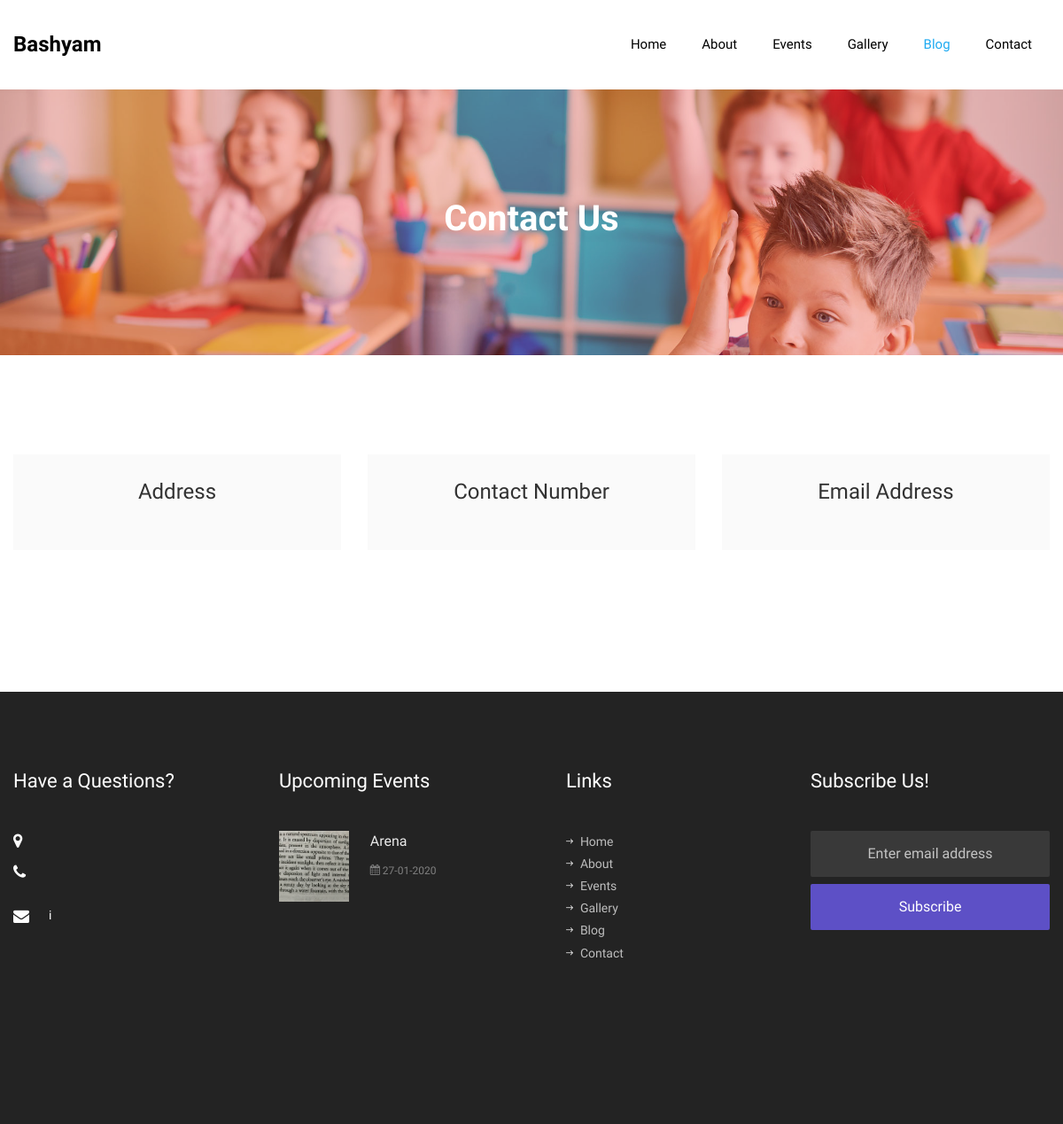
/contact, run on an earlier commit of the app's database.
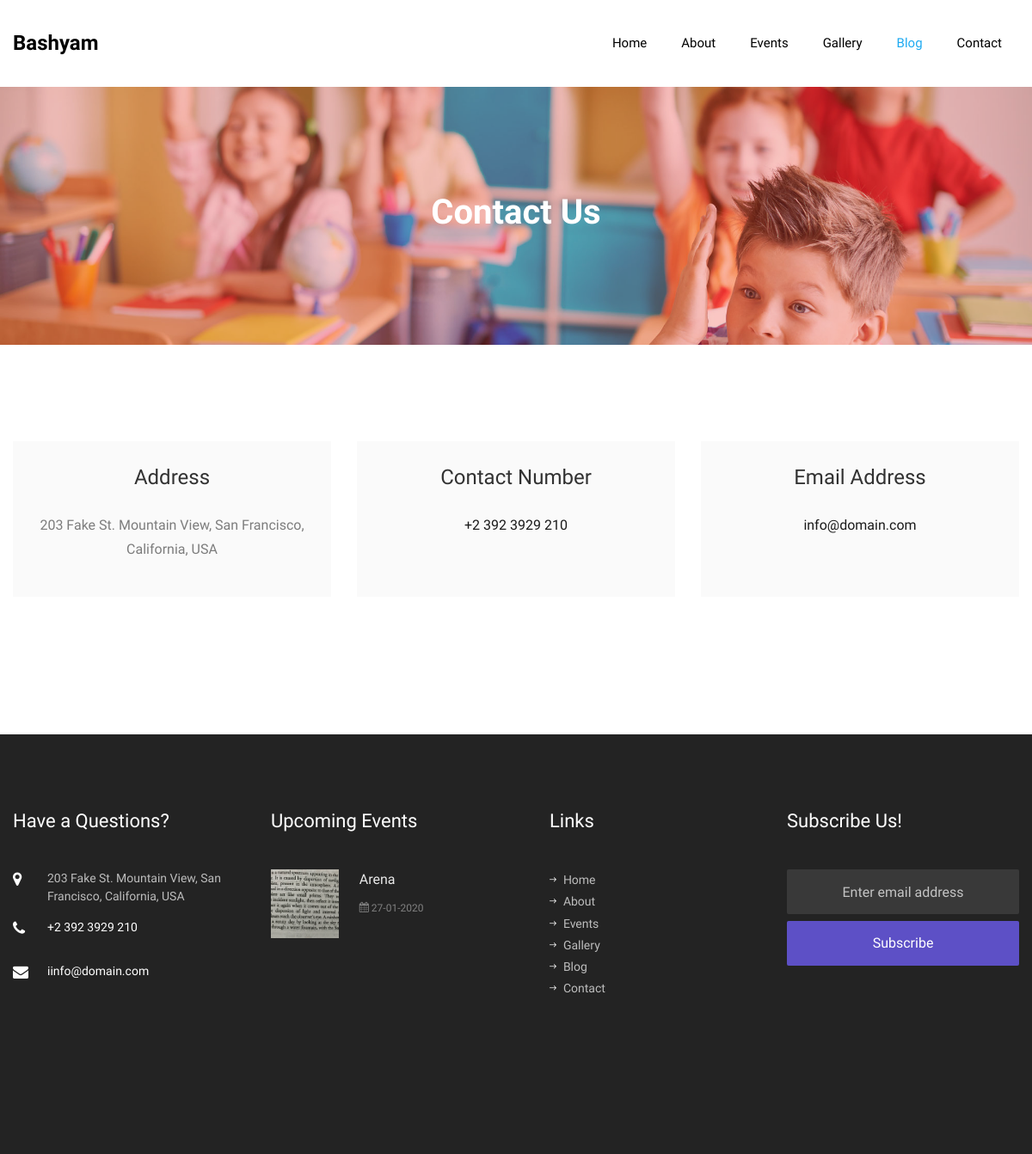
And on a later commit of the database.
### school/models.py (models this page shows)
class contact_us(models.Model):
    address=models.TextField(max_length=100000)
    mobile_number=models.CharField(max_length=264)
    email=models.CharField(max_length=264)

### school/views.py (the view)
# urls.py: path('contact',views.contact)
def contact(request):
    obj=events.objects.filter(date__gte=datetime.datetime.now()).order_by('date')
    eves=[]
    ct=0
    for i in obj:
        a=[]
        a.append(i.name)
        x=str(i.date)
        x=x.split('-')
        x=x[2]+'-'+x[1]+'-'+x[0]
        a.append(x)
        img="/media/"+str(i.image)
        a.append(img)
        x=i.name
        x=x.replace(' ','_')
        x="/events/"+x
        a.append(x)
        eves.append(a)
        ct+=1
        if ct==2:
            break
    con=[]
    obj=contact_us.objects.all()
    ctt=0
    for i in obj:
        con.append(i.address)
        con.append(i.mobile_number)
        con.append(i.email)
        break
    return render(request,"contact.html",context={'no_of_events':ct,'events':eves,'contact':con})

### Templates/contact.html (shortened to what the changed rows need)
{% load static %}
<!DOCTYPE html>
<html lang="en">
  <head>
    <link rel="stylesheet" href="{% static 'css/open-iconic-bootstrap.min.css' %}">
    <link rel="stylesheet" href="{% static 'css/animate.css' %}">
    <link rel="stylesheet" href="{% static 'css/owl.carousel.min.css' %}">
    <link rel="stylesheet" href="{% static 'css/owl.theme.default.min.css' %}">
    <link rel="stylesheet" href="{% static 'css/magnific-popup.css' %}">
    <link rel="stylesheet" href="{% static 'css/aos.css' %}">
    <link rel="stylesheet" href="{% static 'css/ionicons.min.css' %}">
    <link rel="stylesheet" href="{% static 'css/flaticon.css' %}">
    <link rel="stylesheet" href="{% static 'css/icomoon.css' %}">
    <link rel="stylesheet" href="{% static 'css/style.css' %}">
  </head>
  <body>
    <section class="hero-wrap hero-wrap-2" style="background-image: url({% static 'images/bg_2.jpg' %});">
      <div class="container">
        <div class="row no-gutters slider-text align-items-center justify-content-center">
          <div class="col-md-9 ftco-animate text-center">
            <h1 class="mb-2 bread">Contact Us</h1>
          </div>
        </div>
      </div>
    </section>
    <section class="ftco-section contact-section">
      <div class="container">
        <div class="row d-flex mb-5 contact-info">
          <div class="col-md-4 d-flex">
          	<div class="bg-light align-self-stretch box p-4 text-center">
          		<h3 class="mb-4">Address</h3>
	            <p>{{contact.0}}</p>
	          </div>
          </div>
          <div class="col-md-4 d-flex">
          	<div class="bg-light align-self-stretch box p-4 text-center">
	            <p><a href="tel:{{contact.1}}">{{contact.1}}</a></p>
	          </div>
          </div>
          <div class="col-md-4 d-flex">
          	<div class="bg-light align-self-stretch box p-4 text-center">
	            <p><a href="mailto:{{contact.2}}">{{contact.2}}</a></p>
	          </div>
          </div>
        </div>
      </div>
    </section>
        <footer class="ftco-footer ftco-bg-dark ftco-section">
            <div class="container">
              <div class="row mb-5">
                <div class="col-md-6 col-lg-3">
                  <div class="ftco-footer-widget mb-5">
                      <h2 class="ftco-heading-2">Have a Questions?</h2>
                      <div class="block-23 mb-3">
                        <ul>
                          <li><span class="icon icon-map-marker"></span><span class="text">{{contact.0}}</span></li>
                          <li><a href="#"><span class="icon icon-phone"></span><span class="text">{{contact.1}}</span></a></li>
                          <li><a href="#"><span class="icon icon-envelope"></span><span class="text">i{{contact.2}}</span></a></li>
                        </ul>
                      </div>
                  </div>
                </div>
                <div class="col-md-6 col-lg-3">
                  <div class="ftco-footer-widget mb-5">
                    <h2 class="ftco-heading-2">Upcoming Events</h2>
                  </div>
                </div>
                <div class="col-md-6 col-lg-3">
                  <div class="ftco-footer-widget mb-5 ml-md-4">
                    <h2 class="ftco-heading-2">Links</h2>
                  </div>
                </div>
                <div class="col-md-6 col-lg-3">
                  <div class="ftco-footer-widget mb-5">
                      <h2 class="ftco-heading-2">Subscribe Us!</h2>
                  </div>
                </div>
              </div>
            </div>
          </footer>
  </body>
</html>

What changed in the data, as far as the page shows it:
added contact_us: address "203 Fake St. Mountain View, San Francisco, California, USA", mobile_number "+2 392 3929 210", email "info@domain.com"
